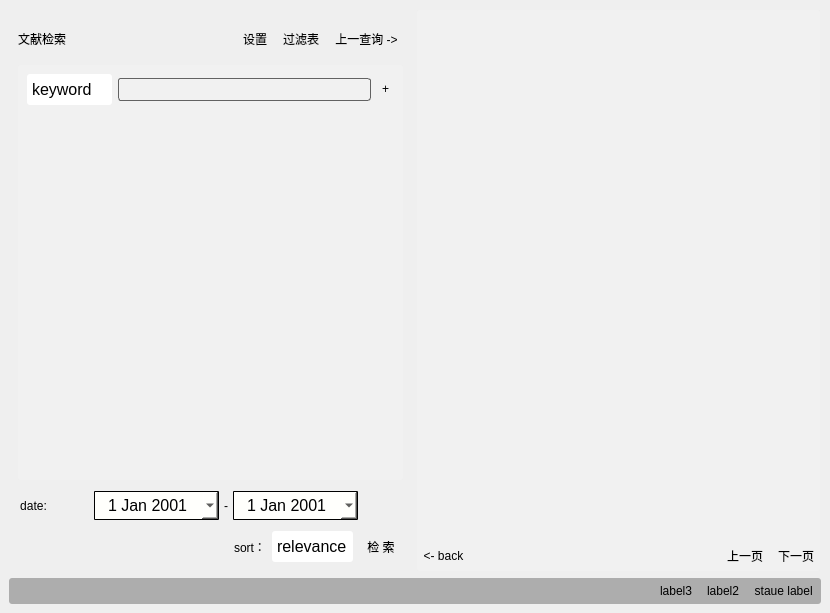
<?xml version="1.0" encoding="UTF-8"?>
<ui version="4.0">
 <class>MainWindow</class>
 <widget class="QMainWindow" name="MainWindow">
  <property name="geometry">
   <rect>
    <x>0</x>
    <y>0</y>
    <width>830</width>
    <height>613</height>
   </rect>
  </property>
  <property name="minimumSize">
   <size>
    <width>830</width>
    <height>496</height>
   </size>
  </property>
  <property name="contextMenuPolicy">
   <enum>Qt::DefaultContextMenu</enum>
  </property>
  <property name="windowTitle">
   <string>MainWindow</string>
  </property>
  <property name="windowOpacity">
   <double>0.955500000000000</double>
  </property>
  <property name="styleSheet">
   <string notr="true">*{
	font: 16pt &quot;Consolas&quot;;
	border-radius: 3px;
}

QMainWindown{
	margin:0px;
	padding:0px;
}

QPushButton
{
	font: 16pt &quot;包图小白体&quot;;
	padding: 5px;
    border-radius: 8px;
}QPushButton:hover
{
	color: black;
	background-color: rgb(202, 202, 202);
}QPushButton:pressed
{
    padding-bottom:2px;
}

QLabel {
	font: italic 12pt &quot;Comic Sans MS&quot;;
}

QLineEdit{
	font: 12pt;
	background:transparent;
	border:1px solid rgb(98, 98, 98);
}QLineEdit:hover{
	border: 1px solid #a3a3a3;
}QLineEdit[frame = 'true']:focus {
	padding: 2px;
	border: 3px solid rgb(239, 176, 74);
}QLineEdit[frame = 'false']:focus {
	padding: 1px;
	border: 1px solid rgb(239, 176, 74);
}

.QScrollArea {
	background-color: rgba(241, 241, 241, 244);
}QAbstractScrollArea QScrollBar:vertical {/*垂直滚动条样式*/
	margin:1px 5px 1px 0px;
	width: 10px;
    background-color: transparent;   /* 空白区域的背景色*/
}QAbstractScrollArea QScrollBar::handle:vertical {
    border-radius: 5px;   /* 圆角 */
    background: rgb(150, 150, 150);   /* 滑块的背景色 */
}

.QScrollBar::sub-line:vertical{/*隐藏滚动条按钮*/
	background-color: transparent;
}.QScrollBar::add-line:vertical{
	background-color: transparent;
}

.QComboBox{/*下拉选择框*/
	font: 12pt;
	padding: 5px;
}.QComboBox:hover{
	color: black;
	background-color: #efe8d1;
}.QComboBox::drop-down{
	width: 0px;
	background-color: transparent; /*隐藏下拉按钮,但是占位置，不影响功能*/
}

.QDateEdit{ /*日期控件*/
	font: 12pt;
	border: 1px solid;
	border-radius: 1px;
	padding: 3px;
	background-color: rgb(255, 255, 252);
}.QDateEdit:hover{
	border: 1px solid #a3a3a3;
}.QDateEdit::drop-down{ /*日历控件按钮*/
	padding-right: 10px;
	width: 20px;
	image: url(resources/img/calendar2.png);
}.QCalendarWidget QWidget#qt_calendar_navigationbar{
	color: white;
	background-color: rgb(66, 66, 66);
}.QCalendarWidget QToolButton{
	color: white;
	background-color: rgba(255, 255, 255, 0);
}.QCalendarWidget QToolButton#qt_calendar_prevmonth{
	qproperty-icon: url(resources/img/calendar_pre_month.png);
}.QCalendarWidget QToolButton#qt_calendar_nextmonth{
	qproperty-icon: url(resources/img/calendar_next_month.png);
}.QCalendarWidget QSpinBox::up-button{
	image: url(resources/img/calendar_pre_year.png);
}.QCalendarWidget QSpinBox::up-button:hover{
	padding-bottom: 3px;
}.QCalendarWidget QSpinBox::down-button{
	image: url(resources/img/calendar_next_year.png);
}.QCalendarWidget QSpinBox::down-button:hover{
	padding-bottom: 3px;
}


/**** dt:display type  ****/
[dt = 'tips']{
	font: 12pt;
	color: grey;
	background-color: transparent;
}
[dt = 'mtc']{
	font: 24pt &quot;方正北魏楷书简体&quot;;
	color: black;
	background-color: transparent;
}
[dt = 'title']{
	font: 18pt;
	color: black;
	background-color: transparent;
}
/**** ft:font type ****/
[ft = 'chinese1']{
    font: &quot;包图小白体&quot;;
}
[ft = 'chinese2']{
    font: &quot;方正北魏楷书简体&quot;;
}
/**** fs:font size ****/
[fs = 'larger']{
	font: 24pt;
}
[fs = 'large']{
	font: 20pt;
}
[fs = 'normal']{
	font: 16pt;
}
[fs = 'small']{
	font: 12pt;
}
[fs = 'smaller']{
	font: 9pt;
}

/**** bci:background color ****/
[bc = 'white']{
    color: black;
	background: rgb(255, 255, 255);
}
[bc = 'transparent']{
    color: black;
	background-color: transparent;
}
[bc = 'red']{
	color: #ffffff;
    background-color: rgb(218, 121, 123);
}
[bc = 'grey']{
	color: #000000;
	background-color: rgb(209, 209, 209);
}
[bc = 'green']{
    color: #ffffff;
	background-color: #b0c257;
}
[bc = 'green2']{
    color: #ffffff;
	background-color: #1abc9c;
}
[bc = 'Turquoise']{
	color: black;
	background-color: rgb(117, 190, 207);
}
[bc = 'blue']{
	color: #ffffff;
	background-color: rgb(69, 112, 186);
}
[bc = 'purple']{
	color: #bebebe;
	background-color: #5d4b86;
}
[bc = 'orange']{
	color: #969690;
	background-color: #e6e69b;
}
[bc = 'blue2']{
	color: rgb(255, 255, 255);
	background-color: #7daad3;
}
[bc = 'yellow']{
	color: black;
	background-color: #fde895;
}
/**** border ****/
[border = '3sp']{
	border: 3px solid black;
}
[border = 'none']{
	background:transparent;
	border-width:0;
	border-style:outset;
}
[border = 'r']{
	border-radius: 50%;
}
</string>
  </property>
  <widget class="QWidget" name="centralwidget">
   <property name="autoFillBackground">
    <bool>false</bool>
   </property>
   <property name="styleSheet">
    <string notr="true"/>
   </property>
   <property name="background" stdset="0">
    <bool>true</bool>
   </property>
   <layout class="QVBoxLayout" name="verticalLayout">
    <item>
     <widget class="QWidget" name="body" native="true">
      <property name="styleSheet">
       <string notr="true"/>
      </property>
      <layout class="QHBoxLayout" name="horizontalLayout_3">
       <property name="spacing">
        <number>5</number>
       </property>
       <property name="leftMargin">
        <number>0</number>
       </property>
       <property name="topMargin">
        <number>1</number>
       </property>
       <property name="rightMargin">
        <number>1</number>
       </property>
       <property name="bottomMargin">
        <number>1</number>
       </property>
       <item>
        <widget class="QWidget" name="left" native="true">
         <property name="bc" stdset="0">
          <string>white</string>
         </property>
         <layout class="QVBoxLayout" name="verticalLayout_3">
          <item>
           <layout class="QHBoxLayout" name="menu" stretch="4,0,0,0">
            <property name="sizeConstraint">
             <enum>QLayout::SetFixedSize</enum>
            </property>
            <item>
             <widget class="QLabel" name="main_title">
              <property name="minimumSize">
               <size>
                <width>0</width>
                <height>40</height>
               </size>
              </property>
              <property name="maximumSize">
               <size>
                <width>16777215</width>
                <height>40</height>
               </size>
              </property>
              <property name="text">
               <string>文献检索</string>
              </property>
              <property name="dt" stdset="0">
               <string>mtc</string>
              </property>
             </widget>
            </item>
            <item>
             <widget class="QPushButton" name="buttonSetting">
              <property name="text">
               <string>设置</string>
              </property>
              <property name="bc" stdset="0">
               <string>transparent</string>
              </property>
             </widget>
            </item>
            <item>
             <widget class="QPushButton" name="buttonFtable">
              <property name="text">
               <string>过滤表</string>
              </property>
              <property name="bc" stdset="0">
               <string>transparent</string>
              </property>
             </widget>
            </item>
            <item>
             <widget class="QPushButton" name="buttonresult">
              <property name="text">
               <string>上一查询 -&gt;</string>
              </property>
              <property name="bc" stdset="0">
               <string>orange</string>
              </property>
             </widget>
            </item>
           </layout>
          </item>
          <item>
           <widget class="QScrollArea" name="scrollArea">
            <property name="widgetResizable">
             <bool>true</bool>
            </property>
            <property name="bc" stdset="0">
             <string>white</string>
            </property>
            <widget class="QWidget" name="search">
             <property name="geometry">
              <rect>
               <x>0</x>
               <y>0</y>
               <width>418</width>
               <height>401</height>
              </rect>
             </property>
             <layout class="QVBoxLayout" name="verticalLayout_2">
              <item>
               <widget class="QWidget" name="simple_search" native="true">
                <layout class="QHBoxLayout" name="horizontalLayout" stretch="1,3,0">
                 <property name="leftMargin">
                  <number>0</number>
                 </property>
                 <property name="topMargin">
                  <number>0</number>
                 </property>
                 <property name="rightMargin">
                  <number>0</number>
                 </property>
                 <property name="bottomMargin">
                  <number>0</number>
                 </property>
                 <item>
                  <widget class="QComboBox" name="range_box">
                   <property name="sizeAdjustPolicy">
                    <enum>QComboBox::AdjustToContents</enum>
                   </property>
                   <property name="bc" stdset="0">
                    <string>blue2</string>
                   </property>
                   <item>
                    <property name="text">
                     <string>keyword</string>
                    </property>
                   </item>
                   <item>
                    <property name="text">
                     <string>author</string>
                    </property>
                   </item>
                   <item>
                    <property name="text">
                     <string>title</string>
                    </property>
                   </item>
                  </widget>
                 </item>
                 <item>
                  <widget class="QLineEdit" name="textsearch">
                   <property name="styleSheet">
                    <string notr="true"/>
                   </property>
                   <property name="clearButtonEnabled">
                    <bool>true</bool>
                   </property>
                  </widget>
                 </item>
                 <item>
                  <widget class="QPushButton" name="check_add">
                   <property name="text">
                    <string>+</string>
                   </property>
                   <property name="fs" stdset="0">
                    <string>smaller</string>
                   </property>
                  </widget>
                 </item>
                </layout>
               </widget>
              </item>
              <item>
               <spacer name="verticalSpacer">
                <property name="orientation">
                 <enum>Qt::Vertical</enum>
                </property>
                <property name="sizeHint" stdset="0">
                 <size>
                  <width>20</width>
                  <height>40</height>
                 </size>
                </property>
               </spacer>
              </item>
             </layout>
            </widget>
           </widget>
          </item>
          <item>
           <widget class="QWidget" name="year" native="true">
            <layout class="QHBoxLayout" name="horizontalLayout_5" stretch="1,0,4,0,4,0">
             <property name="spacing">
              <number>5</number>
             </property>
             <property name="leftMargin">
              <number>0</number>
             </property>
             <property name="topMargin">
              <number>5</number>
             </property>
             <property name="rightMargin">
              <number>5</number>
             </property>
             <property name="bottomMargin">
              <number>5</number>
             </property>
             <item>
              <widget class="QLabel" name="label">
               <property name="text">
                <string>date:</string>
               </property>
               <property name="alignment">
                <set>Qt::AlignCenter</set>
               </property>
              </widget>
             </item>
             <item>
              <spacer name="horizontalSpacer">
               <property name="orientation">
                <enum>Qt::Horizontal</enum>
               </property>
               <property name="sizeHint" stdset="0">
                <size>
                 <width>40</width>
                 <height>20</height>
                </size>
               </property>
              </spacer>
             </item>
             <item>
              <widget class="QDateEdit" name="dateStart">
               <property name="sizePolicy">
                <sizepolicy hsizetype="Preferred" vsizetype="Fixed">
                 <horstretch>0</horstretch>
                 <verstretch>0</verstretch>
                </sizepolicy>
               </property>
               <property name="wrapping">
                <bool>true</bool>
               </property>
               <property name="frame">
                <bool>true</bool>
               </property>
               <property name="alignment">
                <set>Qt::AlignCenter</set>
               </property>
               <property name="accelerated">
                <bool>false</bool>
               </property>
               <property name="showGroupSeparator" stdset="0">
                <bool>false</bool>
               </property>
               <property name="calendarPopup">
                <bool>true</bool>
               </property>
               <property name="date">
                <date>
                 <year>2001</year>
                 <month>1</month>
                 <day>1</day>
                </date>
               </property>
              </widget>
             </item>
             <item>
              <widget class="QLabel" name="spacer">
               <property name="text">
                <string>-</string>
               </property>
               <property name="alignment">
                <set>Qt::AlignCenter</set>
               </property>
              </widget>
             </item>
             <item>
              <widget class="QDateEdit" name="dateEnd">
               <property name="sizePolicy">
                <sizepolicy hsizetype="Preferred" vsizetype="Fixed">
                 <horstretch>0</horstretch>
                 <verstretch>0</verstretch>
                </sizepolicy>
               </property>
               <property name="alignment">
                <set>Qt::AlignCenter</set>
               </property>
               <property name="calendarPopup">
                <bool>true</bool>
               </property>
               <property name="date">
                <date>
                 <year>2001</year>
                 <month>1</month>
                 <day>1</day>
                </date>
               </property>
              </widget>
             </item>
             <item>
              <spacer name="horizontalSpacer_2">
               <property name="orientation">
                <enum>Qt::Horizontal</enum>
               </property>
               <property name="sizeHint" stdset="0">
                <size>
                 <width>40</width>
                 <height>20</height>
                </size>
               </property>
              </spacer>
             </item>
            </layout>
           </widget>
          </item>
          <item>
           <layout class="QHBoxLayout" name="order_send">
            <item>
             <spacer name="horizontalSpacer_4">
              <property name="orientation">
               <enum>Qt::Horizontal</enum>
              </property>
              <property name="sizeHint" stdset="0">
               <size>
                <width>188</width>
                <height>20</height>
               </size>
              </property>
             </spacer>
            </item>
            <item>
             <widget class="QLabel" name="label_2">
              <property name="text">
               <string>sort：</string>
              </property>
             </widget>
            </item>
            <item>
             <widget class="QComboBox" name="order">
              <property name="layoutDirection">
               <enum>Qt::LeftToRight</enum>
              </property>
              <property name="frame">
               <bool>false</bool>
              </property>
              <property name="bc" stdset="0">
               <string>yellow</string>
              </property>
              <item>
               <property name="text">
                <string>relevance</string>
               </property>
              </item>
              <item>
               <property name="text">
                <string>oldest</string>
               </property>
              </item>
              <item>
               <property name="text">
                <string>newest</string>
               </property>
              </item>
             </widget>
            </item>
            <item>
             <widget class="QPushButton" name="buttonSend">
              <property name="sizePolicy">
               <sizepolicy hsizetype="Fixed" vsizetype="Preferred">
                <horstretch>0</horstretch>
                <verstretch>0</verstretch>
               </sizepolicy>
              </property>
              <property name="sizeIncrement">
               <size>
                <width>0</width>
                <height>0</height>
               </size>
              </property>
              <property name="baseSize">
               <size>
                <width>0</width>
                <height>0</height>
               </size>
              </property>
              <property name="text">
               <string> 检 索 </string>
              </property>
              <property name="bc" stdset="0">
               <string>green</string>
              </property>
             </widget>
            </item>
           </layout>
          </item>
         </layout>
        </widget>
       </item>
       <item>
        <widget class="QScrollArea" name="right">
         <property name="horizontalScrollBarPolicy">
          <enum>Qt::ScrollBarAlwaysOff</enum>
         </property>
         <property name="widgetResizable">
          <bool>true</bool>
         </property>
         <widget class="QWidget" name="info">
          <property name="geometry">
           <rect>
            <x>0</x>
            <y>0</y>
            <width>370</width>
            <height>558</height>
           </rect>
          </property>
          <layout class="QVBoxLayout" name="verticalLayout_4">
           <property name="spacing">
            <number>5</number>
           </property>
           <property name="leftMargin">
            <number>1</number>
           </property>
           <property name="topMargin">
            <number>1</number>
           </property>
           <property name="rightMargin">
            <number>1</number>
           </property>
           <property name="bottomMargin">
            <number>1</number>
           </property>
           <item>
            <spacer name="verticalSpacer_3">
             <property name="orientation">
              <enum>Qt::Vertical</enum>
             </property>
             <property name="sizeHint" stdset="0">
              <size>
               <width>20</width>
               <height>502</height>
              </size>
             </property>
            </spacer>
           </item>
           <item>
            <layout class="QHBoxLayout" name="foot_menu">
             <item>
              <widget class="QPushButton" name="buttonback">
               <property name="text">
                <string>&lt;- back</string>
               </property>
               <property name="bc" stdset="0">
                <string>grey</string>
               </property>
              </widget>
             </item>
             <item>
              <spacer name="horizontalSpacer_3">
               <property name="orientation">
                <enum>Qt::Horizontal</enum>
               </property>
               <property name="sizeHint" stdset="0">
                <size>
                 <width>6</width>
                 <height>20</height>
                </size>
               </property>
              </spacer>
             </item>
             <item>
              <widget class="QPushButton" name="buttonLast">
               <property name="maximumSize">
                <size>
                 <width>200</width>
                 <height>16777215</height>
                </size>
               </property>
               <property name="text">
                <string>上一页</string>
               </property>
              </widget>
             </item>
             <item>
              <widget class="QPushButton" name="buttonNext">
               <property name="maximumSize">
                <size>
                 <width>200</width>
                 <height>16777215</height>
                </size>
               </property>
               <property name="text">
                <string>下一页</string>
               </property>
              </widget>
             </item>
            </layout>
           </item>
          </layout>
         </widget>
        </widget>
       </item>
      </layout>
     </widget>
    </item>
    <item>
     <widget class="QWidget" name="foot" native="true">
      <property name="styleSheet">
       <string notr="true">background-color: rgb(173, 173, 173);</string>
      </property>
      <layout class="QHBoxLayout" name="horizontalLayout_4">
       <property name="spacing">
        <number>15</number>
       </property>
       <property name="leftMargin">
        <number>5</number>
       </property>
       <property name="topMargin">
        <number>3</number>
       </property>
       <property name="rightMargin">
        <number>5</number>
       </property>
       <property name="bottomMargin">
        <number>3</number>
       </property>
       <item>
        <spacer name="horizontalSpacer_5">
         <property name="orientation">
          <enum>Qt::Horizontal</enum>
         </property>
         <property name="sizeHint" stdset="0">
          <size>
           <width>40</width>
           <height>20</height>
          </size>
         </property>
        </spacer>
       </item>
       <item>
        <widget class="QLabel" name="tips_3">
         <property name="text">
          <string>label3</string>
         </property>
        </widget>
       </item>
       <item>
        <widget class="QLabel" name="tips_2">
         <property name="text">
          <string>label2</string>
         </property>
         <property name="alignment">
          <set>Qt::AlignRight|Qt::AlignTrailing|Qt::AlignVCenter</set>
         </property>
        </widget>
       </item>
       <item>
        <widget class="QLabel" name="tips">
         <property name="text">
          <string>staue label </string>
         </property>
         <property name="alignment">
          <set>Qt::AlignRight|Qt::AlignTrailing|Qt::AlignVCenter</set>
         </property>
        </widget>
       </item>
      </layout>
     </widget>
    </item>
   </layout>
  </widget>
 </widget>
 <resources/>
 <connections/>
</ui>
